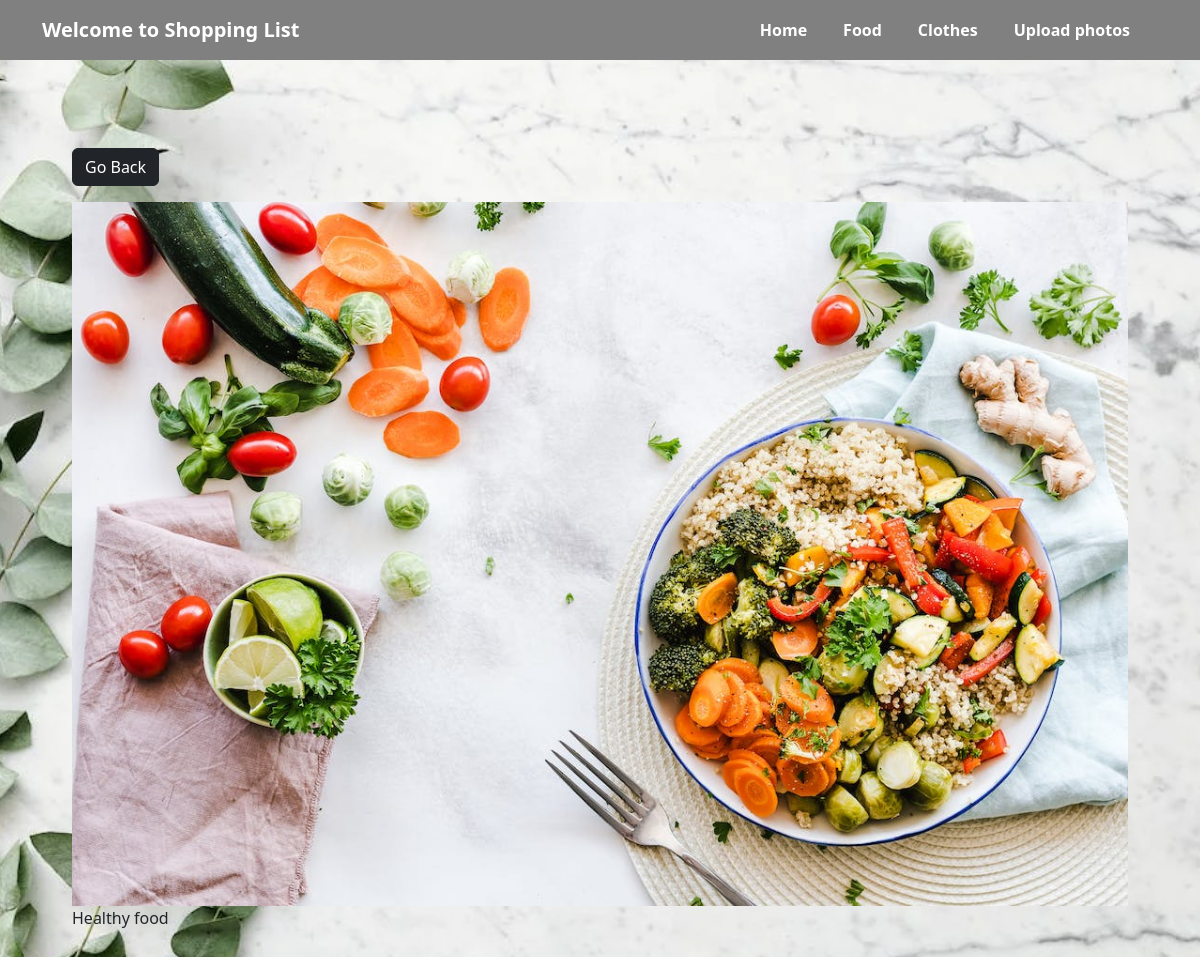
Page /photo/10 on the committed database.
### produse/models.py (models this page shows, shortened)
class Photo(models.Model):
    class Meta:
        verbose_name = 'Photo'
        verbose_name_plural = 'Photos'
    category = models.ForeignKey(Category, on_delete=models.SET_NULL, null=True, blank=True)
    image = models.ImageField(null=False, blank=False)
    description = models.TextField()

### produse/views.py (the view)
# urls.py: path('photo/<str:id>', views.viewPhoto, name='photo'),
def viewPhoto(request,id):
    photo = Photo.objects.get(id=id)
    return render(request, 'produse/photo.html', {'photo': photo})

### produse/templates/produse/photo.html
{% extends 'produse/base.html' %}
{% block content %}
<body class="m-5">
    <div class="container">
        <div class="row justify-content-center">
            <div class="col">
                <a href="{% url 'gallery' %}" class="btn btn-dark my-3">Go Back</a>
                <div style="height: 90vh;">
                    <img style="max-width: 100%; max-height: 100%;" src="{{photo.image.url}}">
                    <p class="textdescription">{{photo.description}}</p>
                </div>
            </div>
        </div>
    </div>
</body>
</html>
{% endblock content %}

### produse/static/style.css (style rules this page uses)
body { background-image: url('/static/images/home_cover.jpg'); background-size: cover; background-position: center; background-repeat: no-repeat; z-index: -1; padding-top: 60px !important; }
.textdescription { white-space: pre-wrap; }

### rows in the picture
Photo: image (picture), description "Healthy food"
